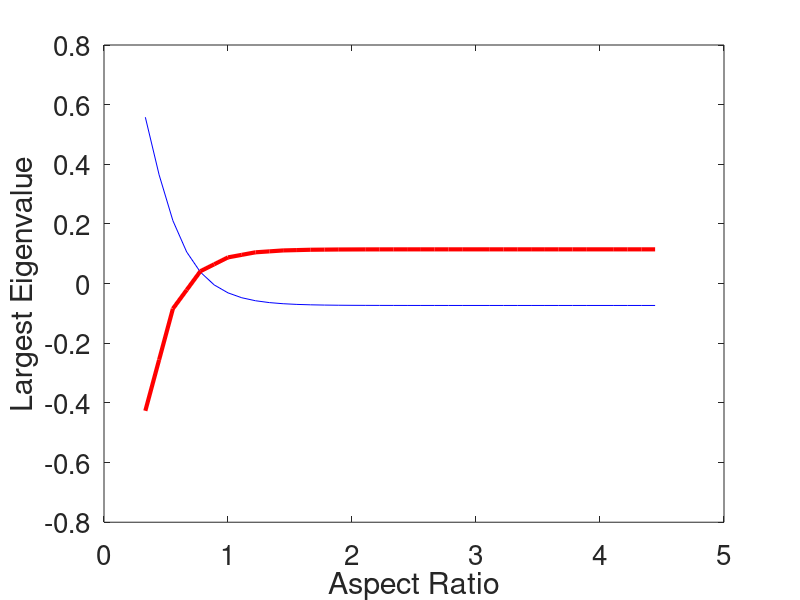

MATLAB code for this plot:
clear;

%Here we will run a mean field approximation of the spatial moran model for
%a single strain with two possible orientations.  There will be no
%switching between states, i.e. there is no reduction to an Ising model.

%N is the number of vertical lattice sites and M is the number of
%horizontal lattice sites.
count = 40:-1:3;
ll = length(count);
EE = zeros(ll,1);
MM = zeros(ll,1);
FF = zeros(ll,1);
WW = zeros(ll,1);
AR = zeros(ll,1);
for w = 1:ll
    w
N = count(w);
M = 9;

AR(w) = N/M;

%Initialization of the grid
n1     = ones(M,N);
%n1_new = zeros(M,N);
%n2 = 1-n1;

%Setting up the hopping rates.  We note that by taking $\kappa$ = 0, the
%preferential nature of the hopping will be eliminated
hp = zeros(M,1);
hm = zeros(M,1); 
gp = zeros(N,1);
gm = zeros(N,1);

%Basal hopping rate
h0 = 2;

%Strength of the interaction.  Setting to 0 will give local sensing model.
kappa = 1;

%Time step
%dt = 0.01;

%Final Time
%T  = 5000;

%Creating the hopping matrices
% for i = 1:M
%     hp(i) = h0*exp(-kappa*(M-i));
%     hm(i) = h0*exp(-kappa*(i-1));
% end
% 
for j = 1:N
    gp(j) = h0*exp(-kappa*(N-j));
    gm(j) = h0*exp(-kappa*(j-1));
end

% for tt = dt:dt:T
%     for i = 1:M
%         for j = 1:N
%             if(i ~=1 && i ~= M && j ~= 1 && j~= N)
%                 n1_new(i,j) = n1(i,j) + dt*(hp(i-1)*n1(i-1,j)*(1-n1(i,j))+hm(i+1)*n1(i+1,j)*(1-n1(i,j))-gp(j-1)*((1-n1(i,j-1))*n1(i,j))-gm(j+1)*((1-n1(i,j+1))*n1(i,j)));
%             elseif(i == 1)
%                 if(j~=1 && j~=N)
%                    n1_new(i,j) = n1(i,j) + dt*(hm(i+1)*n1(i+1,j)*(1-n1(i,j))-gp(j-1)*((1-n1(i,j-1))*n1(i,j))-gm(j+1)*((1-n1(i,j+1))*n1(i,j)));
%                 elseif(j==1)
%                    n1_new(i,j) = n1(i,j) + dt*(hm(i+1)*n1(i+1,j)*(1-n1(i,j))-gm(j+1)*((1-n1(i,j+1))*n1(i,j)));
%                 elseif(j==N)
%                    n1_new(i,j) = n1(i,j) + dt*(hm(i+1)*n1(i+1,j)*(1-n1(i,j))-gp(j-1)*((1-n1(i,j-1))*n1(i,j)));
%                 end
%             elseif(i==M)
%                 if(j~=1 && j~=N)
%                    n1_new(i,j) = n1(i,j) + dt*(hp(i-1)*n1(i-1,j)*(1-n1(i,j))-gp(j-1)*((1-n1(i,j-1))*n1(i,j))-gm(j+1)*((1-n1(i,j+1))*n1(i,j)));
%                 elseif(j==1)
%                    n1_new(i,j) = n1(i,j) + dt*(hp(i-1)*n1(i-1,j)*(1-n1(i,j))-gm(j+1)*((1-n1(i,j+1))*n1(i,j)));
%                 elseif(j==N)
%                    n1_new(i,j) = n1(i,j) + dt*(hp(i-1)*n1(i-1,j)*(1-n1(i,j))-gp(j-1)*((1-n1(i,j-1))*n1(i,j)));
%                 end
%             elseif(j==1)
%                 if(i~=1 && i~=M)
%                     n1_new(i,j) = n1(i,j) + dt*(hp(i-1)*n1(i-1,j)*(1-n1(i,j))+hm(i+1)*n1(i+1,j)*(1-n1(i,j))-gm(j+1)*((1-n1(i,j+1))*n1(i,j)));
%                 end
%             elseif(j==N)
%                 if(i~=1 && i~=M)
%                     n1_new(i,j) = n1(i,j) + dt*(hp(i-1)*n1(i-1,j)*(1-n1(i,j))+hm(i+1)*n1(i+1,j)*(1-n1(i,j))-gp(j-1)*((1-n1(i,j-1))*n1(i,j)));
%                 end
%             end
%         end
%     end
%     n1 = n1_new;
% end

m1 = 1-n1;

F  = zeros(M*N);
B = zeros(N);
BU = zeros(N,1);
BL = zeros(N,1);
for i = 1:M
    K1 = zeros(M);
    K2 = zeros(M);
    K3 = zeros(M);
    K1(i,i) = 1;
    hp = h0*exp(-kappa*(M-i));
    hm = h0*exp(-kappa*(i-1));
    for j = 1:M
        if((j-i)==1)
            K2(i,j) = 1;
        elseif((i-j)==1)
            K3(i,j) = 1;
        end
    end
    
    if(i == 1)
        B(1,1)   = -hm*n1(i+1,1) - gm(2)*(1-n1(i,2));
        B(1,2)   = gm(2)*n1(i,1);
        B(N,N)   = -hm*n1(i+1,N)- gp(N-1)*(1-n1(i,N-1));
        B(N,N-1) = gp(N-1)*n1(i,N);
        
        for j = 2:N-1
            for k = j-1:j+1
                if(j==k)
                    B(j,k) = -hm*n1(i+1,j)-gp(k-1)*(1-n1(i,j-1))-gm(k+1)*(1-n1(i,j+1));
                elseif(j-k == 1)
                    B(j,k) = gp(k)*n1(i,j);
                elseif(j-k == -1)
                    B(j,k) = gm(k)*n1(i,j);
                end
            end
        end
    
        for j = 1:N
            BU(j) = hm*(1-n1(i,j));
            BL(j) = hp*(1-n1(i,j));
        end
        
    elseif(i == M)
        B(1,1)   = -hp*n1(i-1,1) - gm(2)*(1-n1(i,2));
        B(1,2)   = gm(2)*n1(i,1);
        B(N,N)   = -hp*n1(i-1,N)- gp(N-1)*(1-n1(i,N-1));
        B(N,N-1) = gp(N-1)*n1(i,N);
        
        for j = 2:N-1
            for k = j-1:j+1
                if(j==k)
                    B(j,k) = -hp*n1(i-1,j)-gp(k-1)*(1-n1(i,j-1))-gm(k+1)*(1-n1(i,j+1));
                elseif(j-k == 1)
                    B(j,k) = gp(k)*n1(i,j);
                elseif(j-k == -1)
                    B(j,k) = gm(k)*n1(i,j);
                end
            end
        end
    
        for j = 1:N
            BU(j) = hm*(1-n1(i,j));
            BL(j) = hp*(1-n1(i,j));
        end
        
    else
        B(1,1)   = -hp*n1(i-1,1)-hm*n1(i+1,1) - gm(2)*(1-n1(i,2));
        B(1,2)   = gm(2)*n1(i,1);
        B(N,N)   = -hp*n1(i-1,1)-hm*n1(i+1,N)- gp(N-1)*(1-n1(i,N-1));
        B(N,N-1) = gp(N-1)*n1(i,N);
    
        for j = 2:N-1
            for k = 2:N-1
                if(j==k)
                    B(j,k) = -hp*n1(i-1,j)-hm*n1(i+1,j)-gp(k-1)*(1-n1(i,j-1))-gm(k+1)*(1-n1(i,j+1));
                elseif(j-k == 1)
                    B(j,k) = gp(k)*n1(i,j);
                elseif(j-k == -1)
                    B(j,k) = gm(k)*n1(i,j);
                end
            end
        end
    
        for j = 1:N
            BU(j) = hm*(1-n1(i,j));
            BL(j) = hp*(1-n1(i,j));
        end
    end
    
    F = F+kron(K1,B)+kron(K2,diag(BU,0))+kron(K3,diag(BL,0));
end

G = zeros(M*N);

for i = 1:M
    K1 = zeros(M);
    K2 = zeros(M);
    K3 = zeros(M);
    K1(i,i) = 1;
    hp = h0*exp(-kappa*(M-i));
    hm = h0*exp(-kappa*(i-1));
    for j = 1:M
        if((j-i)==1)
            K2(i,j) = 1;
        elseif((i-j)==1)
            K3(i,j) = 1;
        end
    end
    
    if(i == 1)
        B(1,1)   = -hm*m1(i+1,1) - gm(2)*(1-m1(i,2));
        B(1,2)   = gm(2)*m1(i,1);
        B(N,N)   = -hm*m1(i+1,N)- gp(N-1)*(1-m1(i,N-1));
        B(N,N-1) = gp(N-1)*m1(i,N);
        
        for j = 2:N-1
            for k = j-1:j+1
                if(j==k)
                    B(j,k) = -hm*m1(i+1,j)-gp(k-1)*(1-m1(i,j-1))-gm(k+1)*(1-m1(i,j+1));
                elseif(j-k == 1)
                    B(j,k) = gp(k)*m1(i,j);
                elseif(j-k == -1)
                    B(j,k) = gm(k)*m1(i,j);
                end
            end
        end
    
        for j = 1:N
            BU(j) = hm*(1-m1(i,j));
            BL(j) = hp*(1-m1(i,j));
        end
        
    elseif(i == M)
        B(1,1)   = -hp*m1(i-1,1) - gm(2)*(1-m1(i,2));
        B(1,2)   = gm(2)*m1(i,1);
        B(N,N)   = -hp*m1(i-1,N)- gp(N-1)*(1-m1(i,N-1));
        B(N,N-1) = gp(N-1)*m1(i,N);
        
        for j = 2:N-1
            for k = j-1:j+1
                if(j==k)
                    B(j,k) = -hp*m1(i-1,j)-gp(k-1)*(1-m1(i,j-1))-gm(k+1)*(1-m1(i,j+1));
                elseif(j-k == 1)
                    B(j,k) = gp(k)*m1(i,j);
                elseif(j-k == -1)
                    B(j,k) = gm(k)*m1(i,j);
                end
            end
        end
    
        for j = 1:N
            BU(j) = hm*(1-m1(i,j));
            BL(j) = hp*(1-m1(i,j));
        end
        
    else
        B(1,1)   = -hp*m1(i-1,1)-hm*m1(i+1,1) - gm(2)*(1-m1(i,2));
        B(1,2)   = gm(2)*m1(i,1);
        B(N,N)   = -hp*m1(i-1,1)-hm*m1(i+1,N)- gp(N-1)*(1-m1(i,N-1));
        B(N,N-1) = gp(N-1)*m1(i,N);
    
        for j = 2:N-1
            for k = j-1:j+1
                if(j==k)
                    B(j,k) = -hp*m1(i-1,j)-hm*m1(i+1,j)-gp(k-1)*(1-m1(i,j-1))-gm(k+1)*(1-m1(i,j+1));
                elseif(j-k == 1)
                    B(j,k) = gp(k)*m1(i,j);
                elseif(j-k == -1)
                    B(j,k) = gm(k)*m1(i,j);
                end
            end
        end
    
        for j = 1:N
            BU(j) = hm*(1-m1(i,j));
            BL(j) = hp*(1-m1(i,j));
        end
    end
    
    G = G+kron(K1,B)+kron(K2,diag(BU,0))+kron(K3,diag(BL,0));
end

L = real(eig(F));
M = real(eig(G));

EE(w) = max(L);
MM(w) = min(L);

FF(w) = max(M);
WW(w) = min(M);

end

figure(2)
plot(AR, EE,'b',AR,FF,'r','LineWidth',3)
set(gca,'fontsize',20)
xlabel('Aspect Ratio')
ylabel('Largest Eigenvalue')

















































